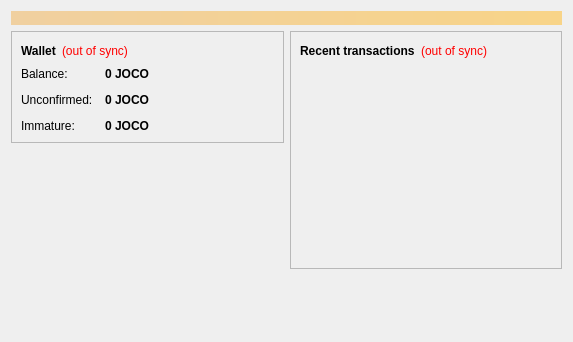
<?xml version="1.0" encoding="UTF-8"?>
<ui version="4.0">
 <class>OverviewPage</class>
 <widget class="QWidget" name="OverviewPage">
  <property name="geometry">
   <rect>
    <x>0</x>
    <y>0</y>
    <width>573</width>
    <height>342</height>
   </rect>
  </property>
  <property name="windowTitle">
   <string>Form</string>
  </property>
  <layout class="QVBoxLayout" name="topLayout">
   <item>
    <widget class="QLabel" name="labelAlerts">
     <property name="visible">
      <bool>false</bool>
     </property>
     <property name="styleSheet">
      <string notr="true">background-color: qlineargradient(x1: 0, y1: 0, x2: 1, y2: 0, stop:0 #F0D0A0, stop:1 #F8D488); color:#000000;</string>
     </property>
     <property name="wordWrap">
      <bool>true</bool>
     </property>
     <property name="margin">
      <number>3</number>
     </property>
    </widget>
   </item>
   <item>
    <layout class="QHBoxLayout" name="horizontalLayout" stretch="1,1">
     <item>
      <layout class="QVBoxLayout" name="verticalLayout_2">
       <item>
        <widget class="QFrame" name="frame">
         <property name="frameShape">
          <enum>QFrame::StyledPanel</enum>
         </property>
         <property name="frameShadow">
          <enum>QFrame::Raised</enum>
         </property>
         <layout class="QVBoxLayout" name="verticalLayout_4">
          <item>
           <layout class="QHBoxLayout" name="horizontalLayout_4">
            <item>
             <widget class="QLabel" name="label_5">
              <property name="font">
               <font>
                <weight>75</weight>
                <bold>true</bold>
               </font>
              </property>
              <property name="text">
               <string>Wallet</string>
              </property>
             </widget>
            </item>
            <item>
             <widget class="QLabel" name="labelWalletStatus">
              <property name="toolTip">
               <string>The displayed information may be out of date. Your wallet automatically synchronizes with the Jocoin network after a connection is established, but this process has not completed yet.</string>
              </property>
              <property name="styleSheet">
               <string notr="true">QLabel { color: red; }</string>
              </property>
              <property name="text">
               <string notr="true">(out of sync)</string>
              </property>
              <property name="alignment">
               <set>Qt::AlignLeading|Qt::AlignLeft|Qt::AlignVCenter</set>
              </property>
             </widget>
            </item>
            <item>
             <spacer name="horizontalSpacer_2">
              <property name="orientation">
               <enum>Qt::Horizontal</enum>
              </property>
              <property name="sizeHint" stdset="0">
               <size>
                <width>40</width>
                <height>20</height>
               </size>
              </property>
             </spacer>
            </item>
           </layout>
          </item>
          <item>
           <layout class="QFormLayout" name="formLayout_2">
            <property name="fieldGrowthPolicy">
             <enum>QFormLayout::AllNonFixedFieldsGrow</enum>
            </property>
            <property name="horizontalSpacing">
             <number>12</number>
            </property>
            <property name="verticalSpacing">
             <number>12</number>
            </property>
            <item row="0" column="0">
             <widget class="QLabel" name="label">
              <property name="text">
               <string>Balance:</string>
              </property>
             </widget>
            </item>
            <item row="0" column="1">
             <widget class="QLabel" name="labelBalance">
              <property name="font">
               <font>
                <weight>75</weight>
                <bold>true</bold>
               </font>
              </property>
              <property name="cursor">
               <cursorShape>IBeamCursor</cursorShape>
              </property>
              <property name="toolTip">
               <string>Your current balance</string>
              </property>
              <property name="text">
               <string notr="true">0 JOCO</string>
              </property>
              <property name="textInteractionFlags">
               <set>Qt::LinksAccessibleByMouse|Qt::TextSelectableByKeyboard|Qt::TextSelectableByMouse</set>
              </property>
             </widget>
            </item>
            <item row="1" column="0">
             <widget class="QLabel" name="label_3">
              <property name="text">
               <string>Unconfirmed:</string>
              </property>
             </widget>
            </item>
            <item row="1" column="1">
             <widget class="QLabel" name="labelUnconfirmed">
              <property name="font">
               <font>
                <weight>75</weight>
                <bold>true</bold>
               </font>
              </property>
              <property name="cursor">
               <cursorShape>IBeamCursor</cursorShape>
              </property>
              <property name="toolTip">
               <string>Total of transactions that have yet to be confirmed, and do not yet count toward the current balance</string>
              </property>
              <property name="text">
               <string notr="true">0 JOCO</string>
              </property>
              <property name="textInteractionFlags">
               <set>Qt::LinksAccessibleByMouse|Qt::TextSelectableByKeyboard|Qt::TextSelectableByMouse</set>
              </property>
             </widget>
            </item>
            <item row="2" column="0">
             <widget class="QLabel" name="labelImmatureText">
              <property name="text">
               <string>Immature:</string>
              </property>
             </widget>
            </item>
            <item row="2" column="1">
             <widget class="QLabel" name="labelImmature">
              <property name="font">
               <font>
                <weight>75</weight>
                <bold>true</bold>
               </font>
              </property>
              <property name="toolTip">
               <string>Mined balance that has not yet matured</string>
              </property>
              <property name="text">
               <string notr="true">0 JOCO</string>
              </property>
              <property name="textInteractionFlags">
               <set>Qt::LinksAccessibleByMouse|Qt::TextSelectableByKeyboard|Qt::TextSelectableByMouse</set>
              </property>
             </widget>
            </item>
           </layout>
          </item>
         </layout>
        </widget>
       </item>
       <item>
        <spacer name="verticalSpacer">
         <property name="orientation">
          <enum>Qt::Vertical</enum>
         </property>
         <property name="sizeHint" stdset="0">
          <size>
           <width>20</width>
           <height>40</height>
          </size>
         </property>
        </spacer>
       </item>
      </layout>
     </item>
     <item>
      <layout class="QVBoxLayout" name="verticalLayout_3">
       <item>
        <widget class="QFrame" name="frame_2">
         <property name="frameShape">
          <enum>QFrame::StyledPanel</enum>
         </property>
         <property name="frameShadow">
          <enum>QFrame::Raised</enum>
         </property>
         <layout class="QVBoxLayout" name="verticalLayout">
          <item>
           <layout class="QHBoxLayout" name="horizontalLayout_2">
            <item>
             <widget class="QLabel" name="label_4">
              <property name="text">
               <string>&lt;b&gt;Recent transactions&lt;/b&gt;</string>
              </property>
             </widget>
            </item>
            <item>
             <widget class="QLabel" name="labelTransactionsStatus">
              <property name="toolTip">
               <string>The displayed information may be out of date. Your wallet automatically synchronizes with the Jocoin network after a connection is established, but this process has not completed yet.</string>
              </property>
              <property name="styleSheet">
               <string notr="true">QLabel { color: red; }</string>
              </property>
              <property name="text">
               <string notr="true">(out of sync)</string>
              </property>
              <property name="alignment">
               <set>Qt::AlignRight|Qt::AlignTrailing|Qt::AlignVCenter</set>
              </property>
             </widget>
            </item>
            <item>
             <spacer name="horizontalSpacer">
              <property name="orientation">
               <enum>Qt::Horizontal</enum>
              </property>
              <property name="sizeHint" stdset="0">
               <size>
                <width>40</width>
                <height>20</height>
               </size>
              </property>
             </spacer>
            </item>
           </layout>
          </item>
          <item>
           <widget class="QListView" name="listTransactions">
            <property name="styleSheet">
             <string notr="true">QListView { background: transparent; }</string>
            </property>
            <property name="frameShape">
             <enum>QFrame::NoFrame</enum>
            </property>
            <property name="verticalScrollBarPolicy">
             <enum>Qt::ScrollBarAlwaysOff</enum>
            </property>
            <property name="horizontalScrollBarPolicy">
             <enum>Qt::ScrollBarAlwaysOff</enum>
            </property>
            <property name="selectionMode">
             <enum>QAbstractItemView::NoSelection</enum>
            </property>
           </widget>
          </item>
         </layout>
        </widget>
       </item>
       <item>
        <spacer name="verticalSpacer_2">
         <property name="orientation">
          <enum>Qt::Vertical</enum>
         </property>
         <property name="sizeHint" stdset="0">
          <size>
           <width>20</width>
           <height>40</height>
          </size>
         </property>
        </spacer>
       </item>
      </layout>
     </item>
    </layout>
   </item>
  </layout>
 </widget>
 <resources/>
 <connections/>
</ui>
